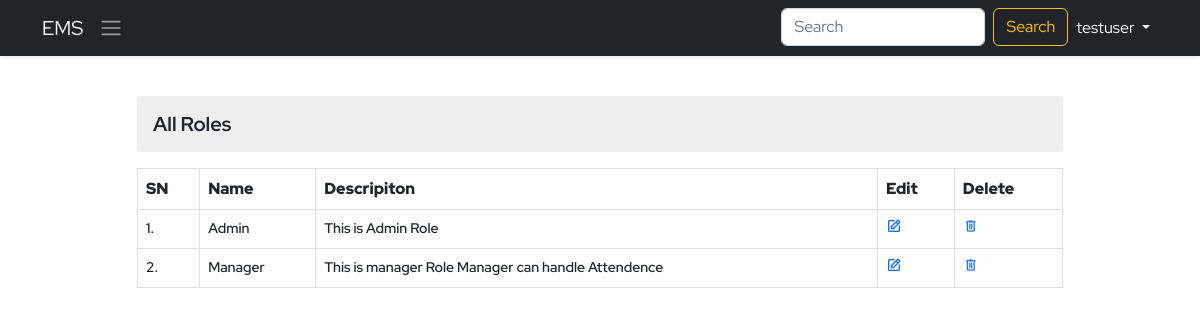
The page /view-roles/ on the database its author committed.
### ems/models.py (models this page shows, shortened)
class Role(models.Model):
    name=models.CharField(max_length=70, unique=True)
    description=models.TextField(max_length=200)

### ems/views.py (the view)
# urls.py: path('view-roles/',viewRole,name='view-role'),
def viewRole(request):
    context={}
    try:
        roles=Role.objects.all()
        context['roles']=roles
    except Exception as e:
        print('View Role Exception : ',e)
    return render(request,'ems/view_role.html',context)

### ems/templates/ems/view_role.html (shortened to what this page needs)
{% extends './base.html' %}
{% block body %}
<div class="container py-4">
    <div class="row d-flex align-items-center justify-content-center">
        <div class="col-10">
            <h3 class="my-3 derpartment-title">All Roles</h3>
            <table class="table table-bordered department-table">
                <tr>
                    <th>SN</th>
                    <th>Name</th>
                    <th>Descripiton</th>
                    <th>Edit</th>
                    <th>Delete</th>
                </tr>
                {% for role in roles %}
                <tr>
                    <td>{{forloop.counter}}.</td>
                    <td>{{role.name}}</td>
                    <td>{{role.description}}</td>
                    <td><a href="{{role.id}}" class="edit" data-bs-toggle="modal" data-bs-target="#edit-role" ><i class='bx bx-edit'></i></a></td>
                    <td><a href="{% url 'ems:delete-role' role.id %}" class="delete"><span class="material-symbols-outlined">
                        </span></a></td>
                </tr>
                {% endfor %}
            </table>
        </div>
    </div>
</div>
{% endblock body %}

### static/css/style.css (style rules this page uses)
* { margin: 0; padding: 0; box-sizing: border-box; }
:root { --body-font: 'Red Hat Display', sans-serif; --second-font: 'Kaushan Script', cursive; --biggest-font-size: 2rem; --bigger-font-size: 1.5rem; --big-font-size: 1.25rem; --h1-font-size: 1.5rem; --h2-font-size: 1.25rem; --h3-font-size: 1rem; --normal-font-size: .938rem; --small-font-size: .813rem; --smaller-font-size: .75rem; --font-bold: 700; --font-black: 900; }
@media screen and (min-width: 1024px) { :root { --biggest-font-size: 6rem; --bigger-font-size: 3.5rem; --big-font-size: 2.75rem; --h1-font-size: 2.25rem; --h2-font-size: 1.5rem; --h3-font-size: 1.25rem; --normal-font-size: 1rem; --small-font-size: .875rem; --smaller-font-size: .813rem; } }
* { box-sizing: border-box; padding: 0; margin: 0; }
html { scroll-behavior: smooth; }
body, button, label, select, input { font-family: var(--body-font); font-size: var(--normal-font-size); }
h1, h2, h3 { font-weight: var(--font-bold); }
a { text-decoration: none; }
.derpartment-title { font-size: var(--h3-font-size); background-color: #dadada70; padding: 1rem; border-radius: 3px; }
.department-table tr th { font-size: var(--normal-font); font-weight: var(--font-black); }
.department-table tr td { font-size: var(--small-font-size); font-weight:600; }
.department-table tr td .edit i { font-size: 16px !important; text-align: center; }
.department-table tr td .delete span { font-size: 16px !important; }

### rows shown on the page
Role: name "Admin", description "This is Admin Role"
Role: name "Manager", description "This is manager Role Manager can handle Attendence"
